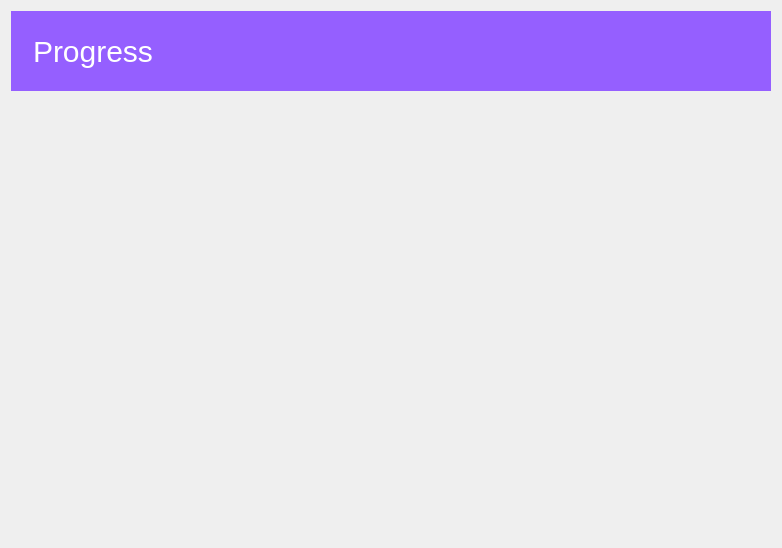
<?xml version="1.0" encoding="UTF-8"?>
<ui version="4.0">
 <class>Frame</class>
 <widget class="QFrame" name="Frame">
  <property name="geometry">
   <rect>
    <x>0</x>
    <y>0</y>
    <width>782</width>
    <height>548</height>
   </rect>
  </property>
  <property name="windowTitle">
   <string>Frame</string>
  </property>
  <property name="frameShape">
   <enum>QFrame::NoFrame</enum>
  </property>
  <property name="frameShadow">
   <enum>QFrame::Raised</enum>
  </property>
  <layout class="QVBoxLayout" name="verticalLayout">
   <item>
    <widget class="QLabel" name="category_title">
     <property name="minimumSize">
      <size>
       <width>0</width>
       <height>80</height>
      </size>
     </property>
     <property name="font">
      <font>
       <pointsize>-1</pointsize>
      </font>
     </property>
     <property name="styleSheet">
      <string notr="true">background-color: #955fff;
padding: 15px;
font-size: 30px;
color: #ffffff;</string>
     </property>
     <property name="text">
      <string>Progress</string>
     </property>
    </widget>
   </item>
   <item>
    <widget class="QScrollArea" name="scrollArea">
     <property name="frameShape">
      <enum>QFrame::NoFrame</enum>
     </property>
     <property name="horizontalScrollBarPolicy">
      <enum>Qt::ScrollBarAlwaysOff</enum>
     </property>
     <property name="widgetResizable">
      <bool>true</bool>
     </property>
     <widget class="QWidget" name="scrollAreaWidgetContents">
      <property name="geometry">
       <rect>
        <x>0</x>
        <y>0</y>
        <width>770</width>
        <height>448</height>
       </rect>
      </property>
      <layout class="QVBoxLayout" name="verticalLayout_2">
       <item>
        <spacer name="verticalSpacer">
         <property name="orientation">
          <enum>Qt::Vertical</enum>
         </property>
         <property name="sizeHint" stdset="0">
          <size>
           <width>20</width>
           <height>40</height>
          </size>
         </property>
        </spacer>
       </item>
      </layout>
     </widget>
    </widget>
   </item>
  </layout>
 </widget>
 <resources/>
 <connections/>
</ui>
